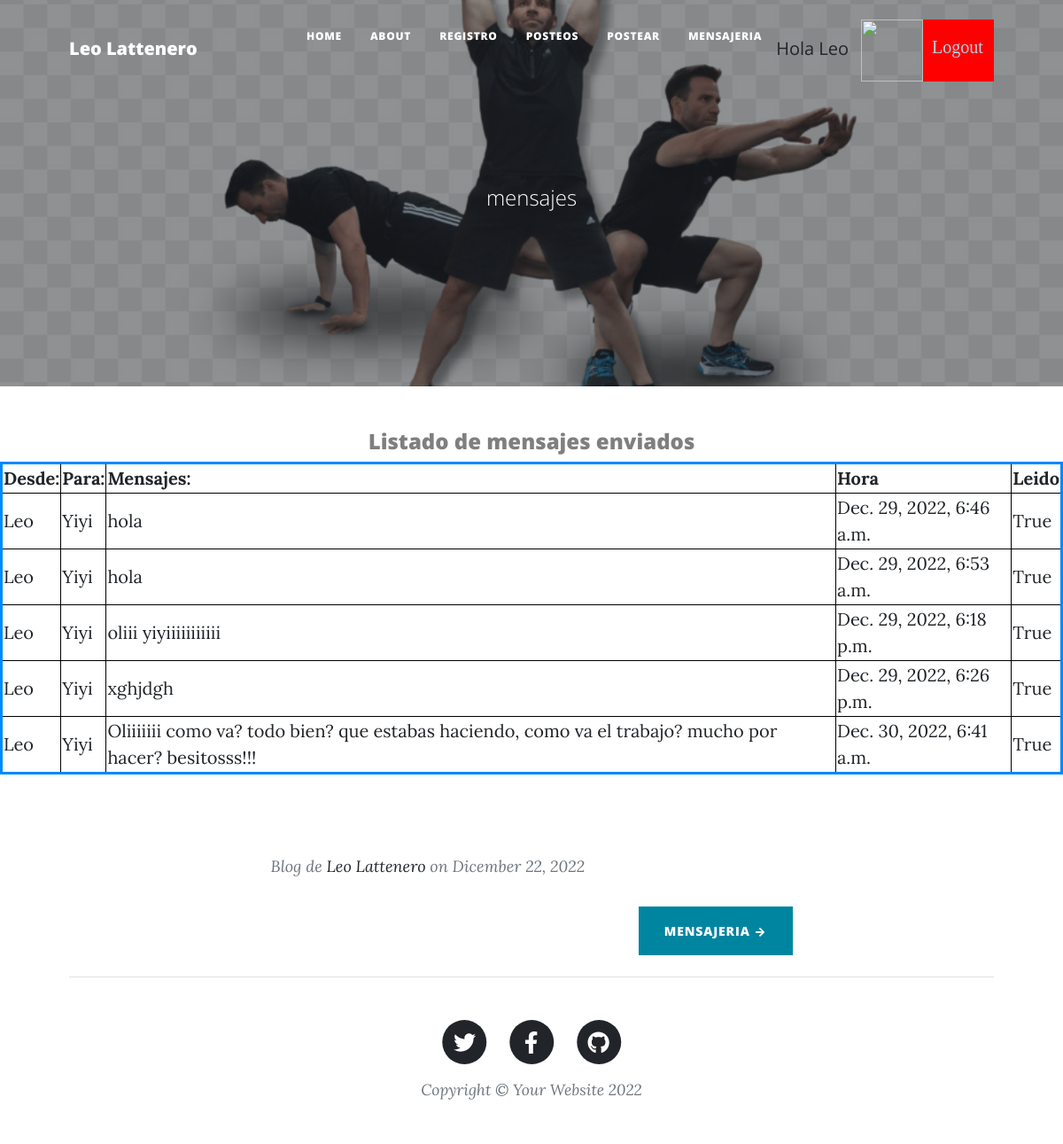
Before: /mensajeEnviado (signed in) with the older database file.
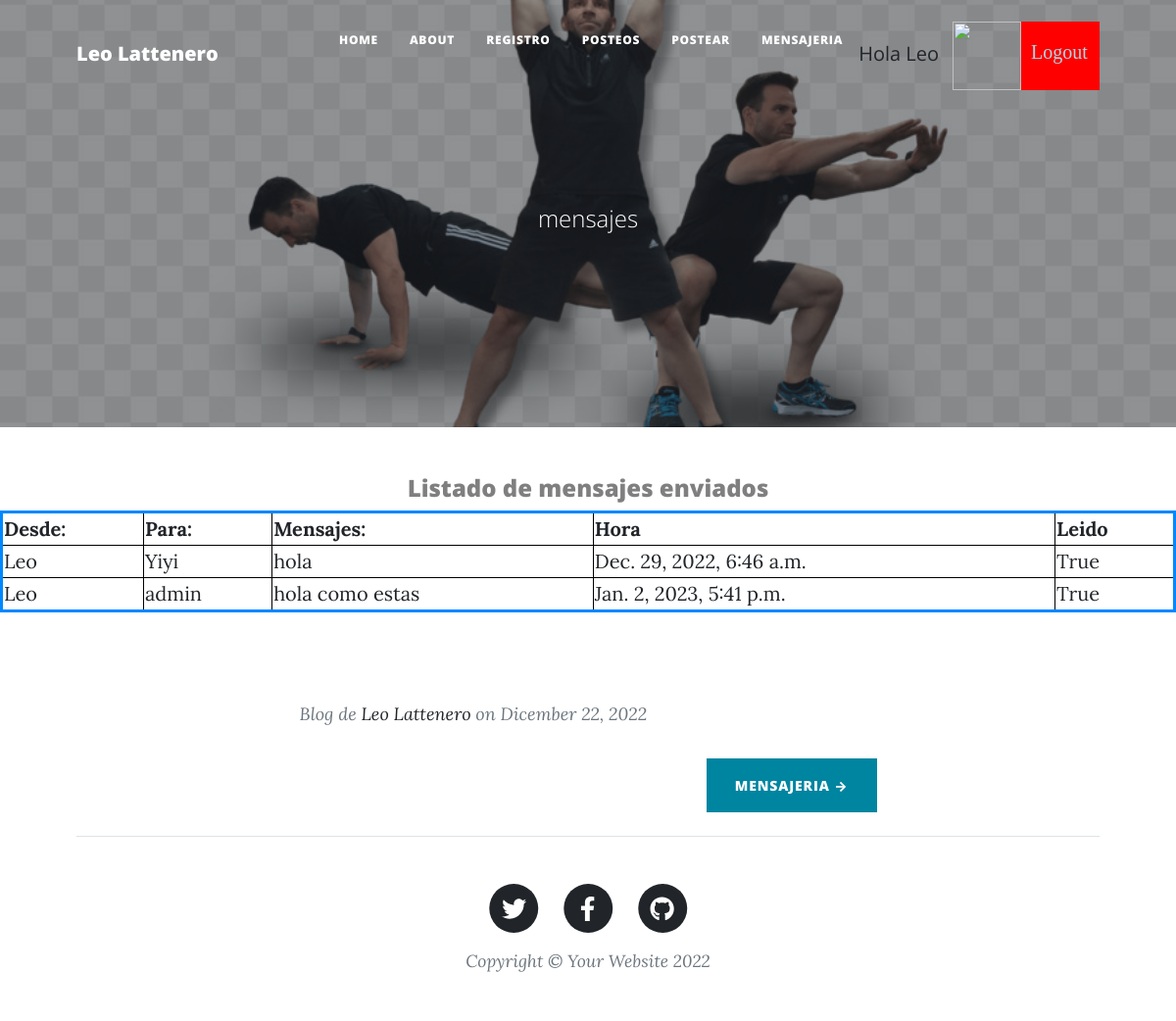
After: the same page with the newer database file.
### Chat/models.py (models this page shows)
class Mensaje(models.Model):
    enviar = models.ForeignKey(User, on_delete=models.CASCADE, related_name='sender')
    recibir = models.ForeignKey(User, on_delete=models.CASCADE, related_name='receiver')
    mensaje = models.TextField(max_length=5000)
    hora = models.DateTimeField(auto_now_add=True)
    leido = models.BooleanField(default=False)
    def __str__(self):
        return  str(self.leido) + " "+ self.mensaje + " "+ str(self.hora)

### Chat/views.py (the view)
# urls.py: path("mensajeEnviado", MensajeEnviado , name = "MensajeEnviado"),
def MensajeEnviado(request):
    usuario = request.user
    herram = Mensaje.objects.filter(enviar = usuario)
    print(herram)
    return render(request, "MensajeEnviado.html", {"mensajes": herram, "imagen": obtenerAvatar(request)})

### AppLogin/views.py (called while the page is built)
def obtenerAvatar(request):
    if request.user.is_authenticated:
        lista=Avatar.objects.filter(user=request.user)
        if len(lista)!=0:
            imagen=lista[0].imagen.url
        else:
            imagen="/media/avatares/avatarpordefecto.jpg"
        return imagen

### Chat/templates/MensajeEnviado.html (shortened to what this page needs)
{% extends "inicioChat.html" %}
{% load static %}
{% block titulo %}
<span class="subheading">mensajes</span>
{% endblock %}
{% block contenido_que_cambia %}
<h4 class="text-black-50" style="text-align: center;">Listado de mensajes enviados</h4>
<table width="100%" style="border: 3px solid rgb(0, 136, 255);">
    <tr>
        <th>Desde:      </th>
        <th>Para:       </th>
        <th>Mensajes:   </th>
        <th>Hora        </th>
        <th>Leido       </th>
    </tr>
    {% for indice in mensajes %}
    <tr>
        <td>{{ indice.enviar }}</td>
        <td> {{ indice.recibir }}</td>
        <td style="text-align: left;">{{ indice.mensaje }}</td>
        <td>{{ indice.hora }}</td>
        <td>{{ indice.leido }}</td>
    </tr>
    {% endfor %}
</table>
<br>
<br>
{% endblock %}

Changed rows visible on the page:
removed Mensaje: enviar "Leo", recibir "Yiyi", mensaje "hola", hora "Dec. 29, 2022, 6:53 a.m.", leido "True"
removed Mensaje: enviar "Leo", recibir "Yiyi", mensaje "oliii yiyiiiiiiiiiii", hora "Dec. 29, 2022, 6:18 p.m.", leido "True"
removed Mensaje: enviar "Leo", recibir "Yiyi", mensaje "xghjdgh", hora "Dec. 29, 2022, 6:26 p.m.", leido "True"
removed Mensaje: enviar "Leo", recibir "Yiyi", mensaje "Oliiiiiii como va? todo bien? que estabas haciendo, como va el trabajo? mucho por hacer? besitosss!!!", hora "Dec. 30, 2022, 6:41 a.m.", leido "True"
added Mensaje: enviar "Leo", recibir "admin", mensaje "hola como estas", hora "Jan. 2, 2023, 5:41 p.m.", leido "True"
